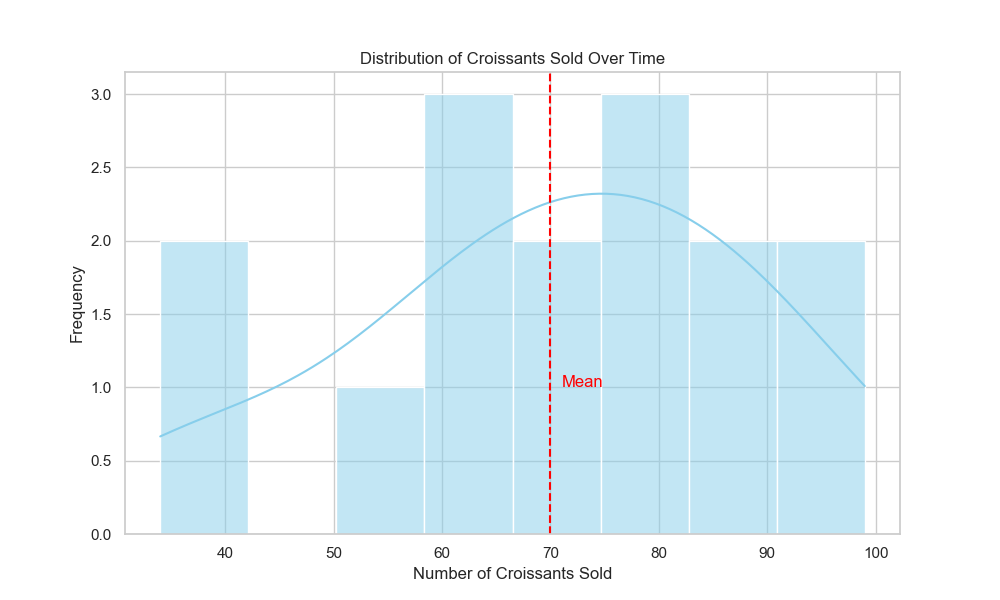

Write the Python code that produced this figure.

import pandas as pd
import seaborn as sns
import matplotlib.pyplot as plt

# Data provided
data = [
    {'Date': '2023-04-01', 'Croissants Sold': 72},
    {'Date': '2023-04-02', 'Croissants Sold': 85},
    {'Date': '2023-04-03', 'Croissants Sold': 60},
    {'Date': '2023-04-04', 'Croissants Sold': 40},
    {'Date': '2023-04-05', 'Croissants Sold': 53},
    {'Date': '2023-04-06', 'Croissants Sold': 69},
    {'Date': '2023-04-07', 'Croissants Sold': 75},
    {'Date': '2023-04-08', 'Croissants Sold': 88},
    {'Date': '2023-04-09', 'Croissants Sold': 91},
    {'Date': '2023-04-10', 'Croissants Sold': 66},
    {'Date': '2023-04-11', 'Croissants Sold': 59},
    {'Date': '2023-04-12', 'Croissants Sold': 34},
    {'Date': '2023-04-13', 'Croissants Sold': 77},
    {'Date': '2023-04-14', 'Croissants Sold': 82},
    {'Date': '2023-04-15', 'Croissants Sold': 99}
]

# Convert the data into a pandas DataFrame
df = pd.DataFrame(data)

# Convert 'Date' column to pandas datetime format for easier handling
df['Date'] = pd.to_datetime(df['Date'])

# Setting the style
sns.set(style="whitegrid")

# Creating a histogram with Seaborn
plt.figure(figsize=(10, 6))
sns.histplot(data=df, x='Croissants Sold', bins=8, color='skyblue', kde=True)

# Adding more visual details
plt.title('Distribution of Croissants Sold Over Time')
plt.xlabel('Number of Croissants Sold')
plt.ylabel('Frequency')
plt.axvline(df['Croissants Sold'].mean(), color='red', linestyle='--')
plt.text(df['Croissants Sold'].mean()+1, 1, 'Mean', color = 'red')

# Show the plot
plt.show()
